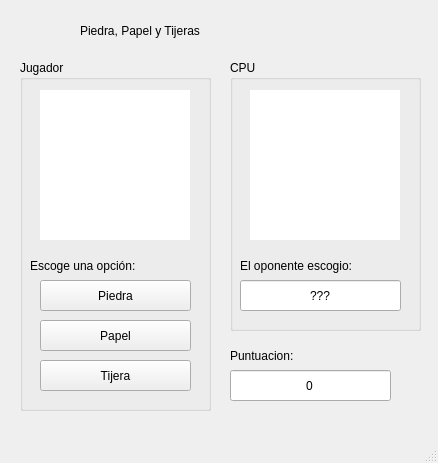
<?xml version="1.0" encoding="UTF-8"?>
<ui version="4.0">
 <class>MainWindow</class>
 <widget class="QMainWindow" name="MainWindow">
  <property name="geometry">
   <rect>
    <x>0</x>
    <y>0</y>
    <width>438</width>
    <height>463</height>
   </rect>
  </property>
  <property name="windowTitle">
   <string>MainWindow</string>
  </property>
  <widget class="QWidget" name="centralwidget">
   <widget class="QLabel" name="label">
    <property name="geometry">
     <rect>
      <x>80</x>
      <y>10</y>
      <width>251</width>
      <height>41</height>
     </rect>
    </property>
    <property name="styleSheet">
     <string notr="true">font: 20pt &quot;Roman&quot;;</string>
    </property>
    <property name="text">
     <string>Piedra, Papel y Tijeras</string>
    </property>
   </widget>
   <widget class="QGroupBox" name="groupBox">
    <property name="geometry">
     <rect>
      <x>230</x>
      <y>60</y>
      <width>191</width>
      <height>271</height>
     </rect>
    </property>
    <property name="styleSheet">
     <string notr="true">font: 14pt &quot;Roman&quot;;</string>
    </property>
    <property name="title">
     <string>CPU</string>
    </property>
    <widget class="QLabel" name="lbImgCPU">
     <property name="geometry">
      <rect>
       <x>20</x>
       <y>30</y>
       <width>150</width>
       <height>150</height>
      </rect>
     </property>
     <property name="styleSheet">
      <string notr="true">background-color: rgb(255, 255, 255);</string>
     </property>
     <property name="text">
      <string/>
     </property>
     <property name="pixmap">
      <pixmap resource="../../Archivos/recursos_programas.qrc">:/PPT/default.jpg</pixmap>
     </property>
     <property name="scaledContents">
      <bool>true</bool>
     </property>
    </widget>
    <widget class="QLabel" name="label_4">
     <property name="geometry">
      <rect>
       <x>10</x>
       <y>190</y>
       <width>161</width>
       <height>31</height>
      </rect>
     </property>
     <property name="styleSheet">
      <string notr="true">font: 14pt &quot;Roman&quot;;</string>
     </property>
     <property name="text">
      <string>El oponente escogio:</string>
     </property>
    </widget>
    <widget class="QLineEdit" name="txtCPU">
     <property name="enabled">
      <bool>true</bool>
     </property>
     <property name="geometry">
      <rect>
       <x>10</x>
       <y>220</y>
       <width>161</width>
       <height>31</height>
      </rect>
     </property>
     <property name="styleSheet">
      <string notr="true">font: 14pt &quot;Roman&quot;;</string>
     </property>
     <property name="text">
      <string>???</string>
     </property>
     <property name="alignment">
      <set>Qt::AlignCenter</set>
     </property>
     <property name="readOnly">
      <bool>true</bool>
     </property>
    </widget>
   </widget>
   <widget class="QGroupBox" name="groupBox_2">
    <property name="geometry">
     <rect>
      <x>20</x>
      <y>60</y>
      <width>191</width>
      <height>351</height>
     </rect>
    </property>
    <property name="styleSheet">
     <string notr="true">font: 14pt &quot;Roman&quot;;</string>
    </property>
    <property name="title">
     <string>Jugador</string>
    </property>
    <widget class="QLabel" name="lbImgJugador">
     <property name="geometry">
      <rect>
       <x>20</x>
       <y>30</y>
       <width>150</width>
       <height>150</height>
      </rect>
     </property>
     <property name="styleSheet">
      <string notr="true">background-color: rgb(255, 255, 255);</string>
     </property>
     <property name="text">
      <string/>
     </property>
     <property name="pixmap">
      <pixmap resource="../../Archivos/recursos_programas.qrc">:/PPT/default.jpg</pixmap>
     </property>
     <property name="scaledContents">
      <bool>true</bool>
     </property>
    </widget>
    <widget class="QLabel" name="label_6">
     <property name="geometry">
      <rect>
       <x>10</x>
       <y>190</y>
       <width>161</width>
       <height>31</height>
      </rect>
     </property>
     <property name="styleSheet">
      <string notr="true">font: 14pt &quot;Roman&quot;;</string>
     </property>
     <property name="text">
      <string>Escoge una opción:</string>
     </property>
    </widget>
    <widget class="QPushButton" name="btnPiedra">
     <property name="geometry">
      <rect>
       <x>20</x>
       <y>220</y>
       <width>151</width>
       <height>31</height>
      </rect>
     </property>
     <property name="text">
      <string>Piedra</string>
     </property>
    </widget>
    <widget class="QPushButton" name="btnPapel">
     <property name="geometry">
      <rect>
       <x>20</x>
       <y>260</y>
       <width>151</width>
       <height>31</height>
      </rect>
     </property>
     <property name="text">
      <string>Papel</string>
     </property>
    </widget>
    <widget class="QPushButton" name="btnTijera">
     <property name="geometry">
      <rect>
       <x>20</x>
       <y>300</y>
       <width>151</width>
       <height>31</height>
      </rect>
     </property>
     <property name="text">
      <string>Tijera</string>
     </property>
    </widget>
   </widget>
   <widget class="QLabel" name="label_5">
    <property name="geometry">
     <rect>
      <x>230</x>
      <y>340</y>
      <width>161</width>
      <height>31</height>
     </rect>
    </property>
    <property name="styleSheet">
     <string notr="true">font: 14pt &quot;Roman&quot;;</string>
    </property>
    <property name="text">
     <string>Puntuacion:</string>
    </property>
   </widget>
   <widget class="QLineEdit" name="txtPuntos">
    <property name="enabled">
     <bool>true</bool>
    </property>
    <property name="geometry">
     <rect>
      <x>230</x>
      <y>370</y>
      <width>161</width>
      <height>31</height>
     </rect>
    </property>
    <property name="styleSheet">
     <string notr="true">font: 14pt &quot;Roman&quot;;</string>
    </property>
    <property name="text">
     <string>0</string>
    </property>
    <property name="alignment">
     <set>Qt::AlignCenter</set>
    </property>
    <property name="readOnly">
     <bool>true</bool>
    </property>
   </widget>
  </widget>
  <widget class="QMenuBar" name="menubar">
   <property name="geometry">
    <rect>
     <x>0</x>
     <y>0</y>
     <width>438</width>
     <height>21</height>
    </rect>
   </property>
  </widget>
  <widget class="QStatusBar" name="statusbar"/>
 </widget>
 <resources>
  <include location="../../Archivos/recursos_programas.qrc"/>
 </resources>
 <connections/>
</ui>
